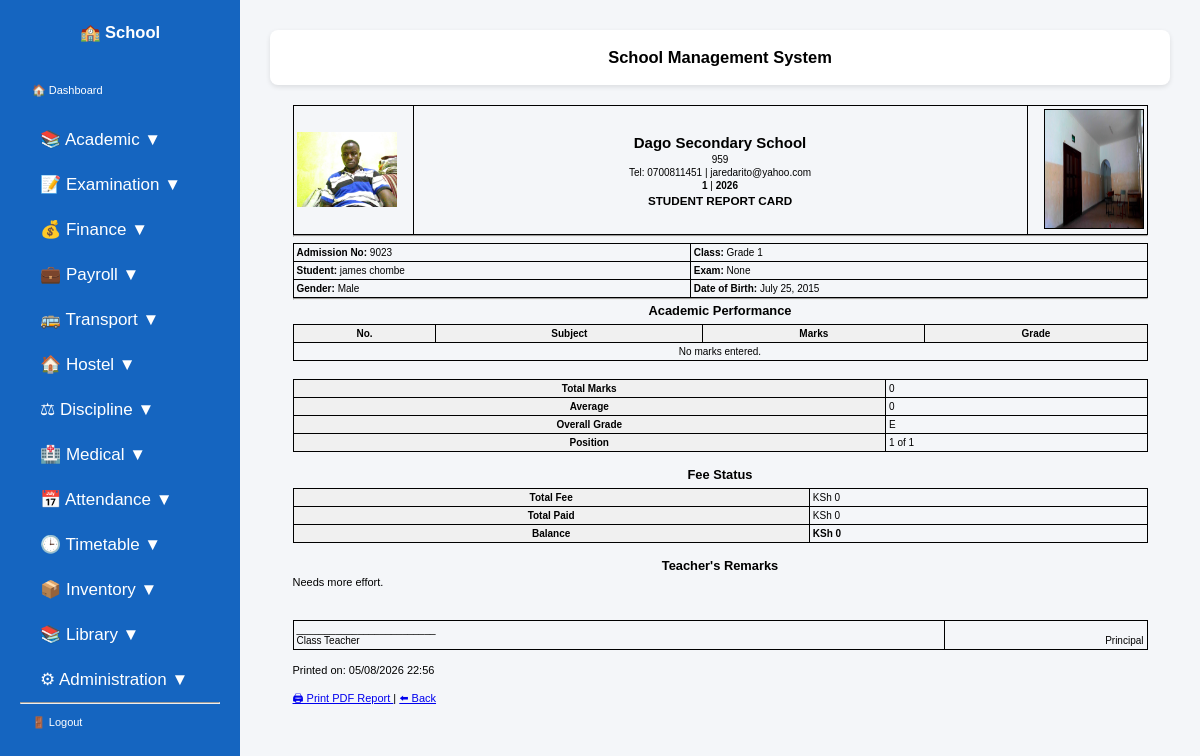
The page /reports/student/12/ (signed in) on the database as committed earlier.
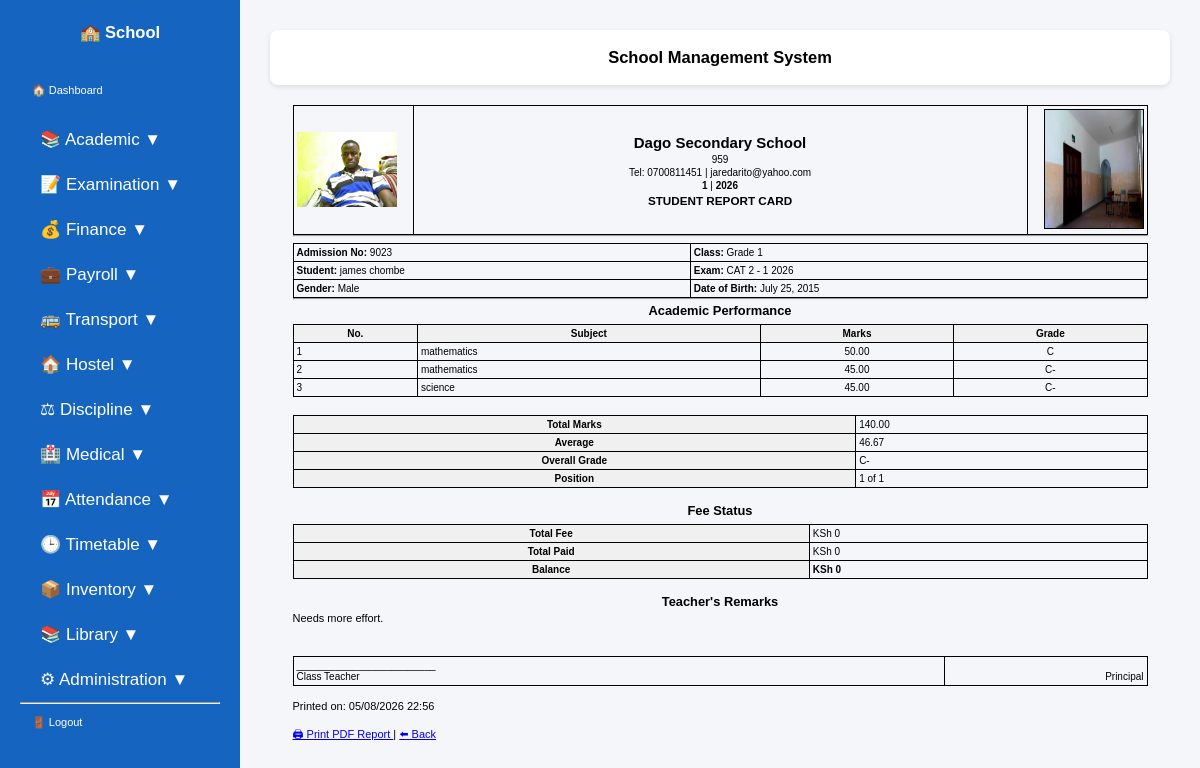
The same page on the database as committed later.
### students/models.py (models this page shows, shortened)
class SchoolProfile(models.Model):
    name = models.CharField(max_length=200)
    motto = models.CharField(max_length=300, blank=True)
    address = models.CharField(max_length=300)
    phone = models.CharField(max_length=20)
    email = models.EmailField(blank=True)
    website = models.CharField(max_length=100, blank=True)
    current_term = models.CharField(max_length=20)
    academic_year = models.CharField(max_length=20)
    principal_name = models.CharField(max_length=100, blank=True)
    principal_signature = models.ImageField(
        upload_to="signatures/",
        blank=True,
        null=True,
    )
    logo = models.ImageField(
        upload_to="school_logos/",
        blank=True,
        null=True,
    )
    closing_date = models.DateField(null=True, blank=True)
    opening_date = models.DateField(null=True, blank=True)
    school_stamp = models.ImageField(
        upload_to="school/",
        blank=True,
        null=True,
)

class Student(models.Model):
    admission_number = models.CharField(max_length=20, unique=True)
    first_name = models.CharField(max_length=100)
    last_name = models.CharField(max_length=100)
    gender = models.CharField(
        max_length=10,
        choices=[
            ("Male", "Male"),
            ("Female", "Female"),
        ],
    )
    date_of_birth = models.DateField()
    school_class = models.ForeignKey(
        SchoolClass,
        on_delete=models.SET_NULL,
        null=True,
        blank=True,
        related_name="students",
    )
    parent_name = models.CharField(max_length=100)
    phone = models.CharField(max_length=20)
    photo = models.ImageField(
        upload_to="students/",
        blank=True,
        null=True,
    )
    def total_fee(self):
        fee = FeeStructure.objects.filter(
            school_class=self.school_class
        ).first()
        if fee:
            return fee.total_fee()
        return 0
    def total_paid(self):
        total = self.feepayment_set.aggregate(
            total=Sum("amount")
        )["total"]
        return total or 0
    def balance(self):
        return self.total_fee() - self.total_paid()

class SchoolClass(models.Model):
    name = models.CharField(max_length=50, unique=True)
    class_teacher = models.ForeignKey(
        Teacher,
        on_delete=models.SET_NULL,
        null=True,
        blank=True,
        related_name="class_teacher_for",
    )
    def __str__(self):
        return self.name

class Exam(models.Model):
    name = models.CharField(max_length=100)
    term = models.CharField(max_length=50)
    year = models.IntegerField()
    STATUS_CHOICES = [
        ("OPEN", "Open"),
        ("CLOSED", "Closed"),
    ]
    status = models.CharField(
        max_length=10,
        choices=STATUS_CHOICES,
        default="OPEN",
    )
    def __str__(self):
        return f"{self.name} - {self.term} {self.year}"

class Mark(models.Model):
    student = models.ForeignKey(
        Student,
        on_delete=models.CASCADE,
    )
    subject = models.ForeignKey(
        Subject,
        on_delete=models.CASCADE,
    )
    exam = models.ForeignKey(
        Exam,
        on_delete=models.CASCADE,
    )
    submission = models.ForeignKey(
        MarkSubmission,
        on_delete=models.CASCADE,
        related_name="marks",
        null=True,
        blank=True,
    )
    marks = models.DecimalField(
        max_digits=5,
        decimal_places=2,
    )
    grade = models.CharField(
        max_length=2,
        blank=True,
    )
    created_at = models.DateTimeField(
        auto_now_add=True,
    )
    updated_at = models.DateTimeField(
        auto_now=True,
    )
    class Meta:
        constraints = [
            models.UniqueConstraint(
                fields=["student", "subject", "exam"],
                name="unique_student_subject_exam",
            )
        ]
        ordering = [
            "student__school_class",
            "student__admission_number",
        ]

class Subject(models.Model):
    name = models.CharField(max_length=100)
    code = models.CharField(max_length=20, unique=True)
    school_class = models.ForeignKey(
        SchoolClass,
        on_delete=models.CASCADE,
        related_name="subjects",
        null=True,
        blank=True,
    )
    teacher = models.ForeignKey(
        Teacher,
        on_delete=models.SET_NULL,
        null=True,
        blank=True,
        related_name="subjects",
    )

### students/view_modules/examination.py (the view)
# urls.py: path("reports/student/<int:id>/", views.student_report, name="student_report"),
@login_required
@admin_or_teacher
def student_report(request, id):
    school = SchoolProfile.objects.first()
    student = get_object_or_404(Student, id=id)
    marks = Mark.objects.filter(student=student).select_related(
        "subject",
        "exam",
    )
    exam = None
    if marks.exists():
        exam = marks.first().exam
    total = sum(mark.marks for mark in marks)
    if marks.exists():
        average = round(total / marks.count(), 2)
    else:
        average = 0
    if average >= 80:
        overall_grade = "A"
    elif average >= 75:
        overall_grade = "A-"
    elif average >= 70:
        overall_grade = "B+"
    elif average >= 65:
        overall_grade = "B"
    elif average >= 60:
        overall_grade = "B-"
    elif average >= 55:
        overall_grade = "C+"
    elif average >= 50:
        overall_grade = "C"
    elif average >= 45:
        overall_grade = "C-"
    elif average >= 40:
        overall_grade = "D+"
    elif average >= 35:
        overall_grade = "D"
    else:
        overall_grade = "E"
    position = 1
    class_size = 1
    if exam:
        classmates = Student.objects.filter(
            school_class=student.school_class
        )
        averages = []
        for s in classmates:
            class_marks = Mark.objects.filter(
                student=s,
                exam=exam
            ).select_related("subject")
            if class_marks.exists():
                avg = (
                    class_marks.aggregate(
                        Avg("marks")
                    )["marks__avg"]
                )
            else:
                avg = 0
            averages.append(
                (s.id, avg)
            )
        averages.sort(
            key=lambda x: x[1],
            reverse=True,
        )
        class_size = len(averages)
        for index, item in enumerate(averages):
            if item[0] == student.id:
                position = index + 1
                break
    total_fee = student.total_fee()
    total_paid = student.total_paid()
    balance = student.balance()
    if average >= 80:
        remark = "Excellent Performance. Keep it up."
    elif average >= 70:
        remark = "Very Good Performance."
    elif average >= 60:
        remark = "Good Work. Keep improving."
    elif average >= 50:
        remark = "Fair Performance."
    else:
        remark = "Needs more effort."
    context = {
        "school": school,
        "student": student,
        "exam": exam,
        "marks": marks,
        "total": total,
        "average": average,
        "overall_grade": overall_grade,
        "position": position,
        "class_size": class_size,
        "remark": remark,
        "total_fee": total_fee,
        "total_paid": total_paid,
        "balance": balance,
    }
    return render(
        request,
        "students/student_report.html",
        context,
    )

### templates/students/student_report.html (shortened to what this page needs)
{% extends "base.html" %}
{% block content %}
<div style="width:95%; margin:auto;">
<table width="100%">
<tr>
<td width="120">
{% if school.logo %}
<img src="{{ school.logo.url }}" width="100">
{% endif %}
</td>
<td align="center">
<h2>{{ school.name }}</h2>
<p>{{ school.address }}</p>
<p>
Tel: {{ school.phone }}
|
{{ school.email }}
</p>
<p>
<b>{{ school.current_term }}</b>
|
<b>{{ school.academic_year }}</b>
</p>
<h3>STUDENT REPORT CARD</h3>
</td>
<td width="120" align="right">
{% if student.photo %}
<img src="{{ student.photo.url }}"
     width="100"
     height="120"
     style="border:1px solid black;">
{% endif %}
</td>
</tr>
</table>
<hr>
<table width="100%" cellpadding="5">
<tr>
<td>
<b>Admission No:</b>
{{ student.admission_number }}
</td>
<td>
<b>Class:</b>
{{ student.school_class }}
</td>
</tr>
<tr>
<td>
<b>Student:</b>
{{ student.first_name }}
{{ student.last_name }}
</td>
<td>
<b>Exam:</b>
{{ exam }}
</td>
</tr>
<tr>
<td>
<b>Gender:</b>
{{ student.gender }}
</td>
<td>
<b>Date of Birth:</b>
{{ student.date_of_birth }}
</td>
</tr>
</table>
<hr>
<h3>Academic Performance</h3>
<table border="1"
       width="100%"
       cellpadding="6">
<tr bgcolor="#dddddd">
<th>No.</th>
<th>Subject</th>
<th>Marks</th>
<th>Grade</th>
</tr>
{% for mark in marks %}
<tr>
<td>{{ forloop.counter }}</td>
<td>{{ mark.subject.name }}</td>
<td align="center">
{{ mark.marks }}
</td>
<td align="center">
{{ mark.grade }}
</td>
</tr>
{% empty %}
<tr>
<td colspan="4" align="center">
No marks entered.
</td>
</tr>
{% endfor %}
</table>
<br>
<table border="1"
       width="50%"
       cellpadding="6">
<tr>
<th>Total Marks</th>
<td>{{ total }}</td>
</tr>
<tr>
<th>Average</th>
<td>{{ average }}</td>
</tr>
<tr>
<th>Overall Grade</th>
<td>{{ overall_grade }}</td>
</tr>
<tr>
<th>Position</th>
<td>
{{ position }}
of
{{ class_size }}
</td>
</tr>
</table>
<br>
<h3>Fee Status</h3>
<table border="1"
       width="60%"
       cellpadding="6">
<tr>
<th>Total Fee</th>
<td>KSh {{ total_fee }}</td>
</tr>
<tr>
<th>Total Paid</th>
<td>KSh {{ total_paid }}</td>
</tr>
<tr>
<th>Balance</th>
<td>
<b>
KSh {{ balance }}
</b>
</td>
</tr>
</table>
<br>
<h3>Teacher's Remarks</h3>
<p>
{{ remark }}
</p>
<br><br>
<table width="100%">
<tr>
<td>
_________________________
<br>
Class Teacher
</td>
<td align="right">
<br>
Principal
</td>
</tr>
</table>
<br>
<p>
Printed on:
{% now "d/m/Y H:i" %}
</p>
<br>
<a href="{% url 'print_report' student.id %}"
   target="_blank">
🖨 Print PDF Report
</a>
|
<a href="{% url 'student_list' %}">
⬅ Back
</a>
</div>
{% endblock %}

### templates/base.html (shortened to what this page needs)
{% load static %}
{% load group_tags %}
<!DOCTYPE html>
<html lang="en">
<head>
    <link rel="stylesheet" href="{% static 'css/styles.css' %}">
</head>
<body>
{% if user.is_authenticated %}
<div class="sidebar">
    <h2>🏫 School</h2>
    <a href="{% url 'home' %}">
        🏠 Dashboard
    </a>
    {% if user.is_superuser or user|has_group:"Administrators" %}
    <button class="dropdown-btn">
        📚 Academic ▼
    </button>
    <button class="dropdown-btn">
        📝 Examination ▼
    </button>
    <button class="dropdown-btn">
        💰 Finance ▼
    </button>
    <button class="dropdown-btn">
            💼 Payroll ▼
        </button>
    <button class="dropdown-btn">
    🚌 Transport ▼
    </button>
<button class="dropdown-btn">
    🏠 Hostel ▼
</button>
<button class="dropdown-btn">
    ⚖ Discipline ▼
</button>
<button class="dropdown-btn">
    🏥 Medical ▼
</button>
    <button class="dropdown-btn">
        📅 Attendance ▼
    </button>
    <button class="dropdown-btn">
        🕒 Timetable ▼
    </button>
<button class="dropdown-btn">
    📦 Inventory ▼
</button>
<button class="dropdown-btn">
    📚 Library ▼
</button>
<button class="dropdown-btn">
    ⚙ Administration ▼
</button>
    {% endif %}
    <hr>
    <a href="{% url 'logout' %}">
        🚪 Logout
    </a>
</div>
{% endif %}
<div class="{% if user.is_authenticated %}content{% else %}login-content{% endif %}">
    {% if user.is_authenticated %}
    <div class="topbar">
        <h2>School Management System</h2>
    </div>
    {% endif %}
    {% block content %}
    {% endblock %}
</div>
</body>
</html>

### static/css/styles.css (style rules this page uses)
* { margin:0; padding:0; box-sizing:border-box; font-family:Arial, sans-serif; }
body { display:flex; background:#f4f6f9; }
.sidebar { width:240px; min-height:100vh; background:#1565c0; color:white; padding:20px; }
.sidebar h2 { margin-bottom:30px; }
.sidebar a { display:block; color:white; text-decoration:none; padding:12px; margin-bottom:8px; border-radius:5px; }
.content { flex:1; padding:30px; }
.topbar { background:white; padding:15px; margin-bottom:20px; border-radius:8px; box-shadow:0 2px 5px rgba(0,0,0,.1); }
.dropdown-btn { width:100%; padding:12px 20px; border:none; background:none; color:white; font-size:17px; text-align:left; cursor:pointer; }
body { font-family: Arial, sans-serif; font-size: 11px; margin: 0; padding: 0; color: #000; }
h1, h2, h3, h4 { margin: 3px 0; text-align: center; }
p { margin: 2px 0; }
table { width: 100%; border-collapse: collapse; margin-top: 6px; }
th, td { border: 1px solid #000; padding: 3px; font-size: 10px; }
th { background: #f0f0f0; }

Rows that differ between the two databases and show on the page:
now on this page (row unchanged): Exam: name+term+year "CAT 2 - 1 2026"
added Mark: subject.name "mathematics", marks "50.00", grade "C"
added Mark: subject.name "mathematics", marks "45.00", grade "C-"
added Mark: subject.name "science", marks "45.00", grade "C-"
Other text that changed with them:
{{ total }}: "0" → "140.00"
{{ average }}: "0" → "46.67"
{{ overall_grade }}: "E" → "C-"
{{ exam }}: "None" → (not shown)
text no longer shown: "No marks entered."
